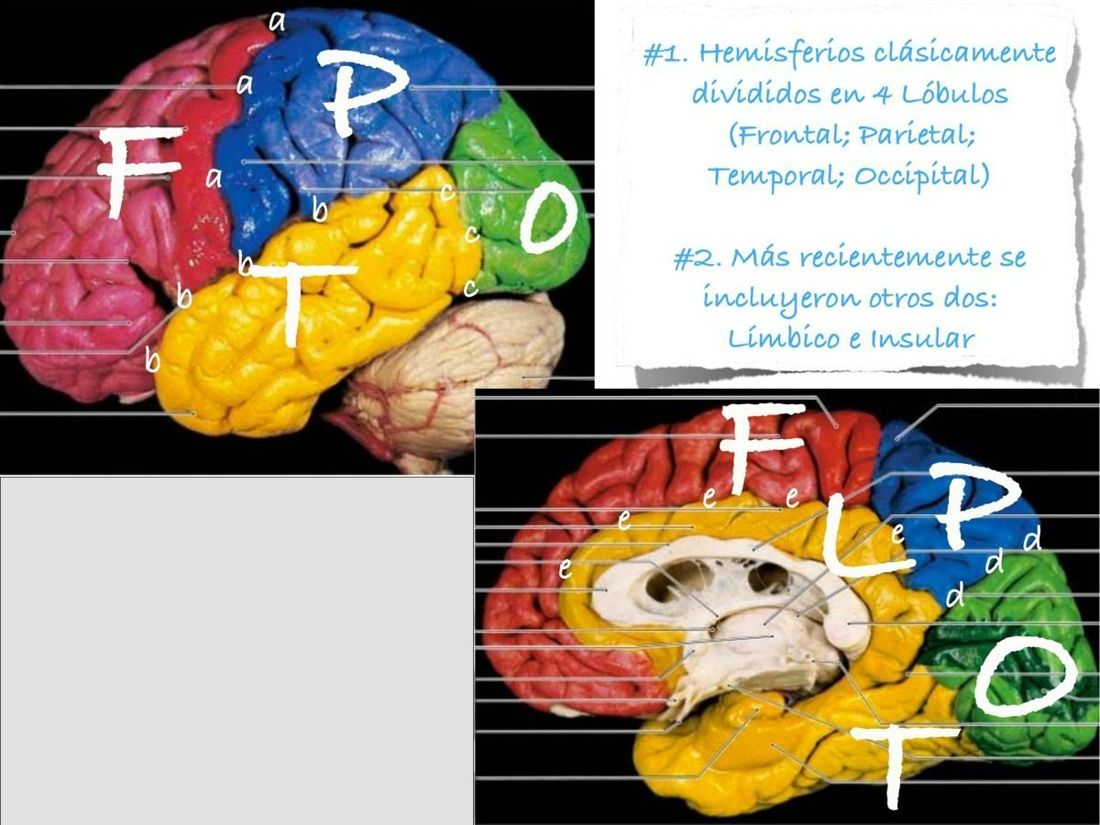
#> input picture anat3_img/c-0054b009-4004-q.jpg, 1100 x 825 px
$ python recortar_imagenes.py ../anat3_img/c-0054b009-4004-q.jpg
#> lines starting #> are read from the running program, lines starting #| are printed output that depends on the picture
#!/usr/bin/env python3
"""Quita las bandas muertas (negras o blancas) de los bordes de las imágenes.

Uso:  python3 tools/recortar_imagenes.py <carpeta o patrón>


Varias vienen de capturas de diapositiva y traen una franja negra abajo o
márgenes blancos enormes. En la pantalla del ejercicio esa franja es alto
desperdiciado, y en el móvil se nota.

Se recorta solo lo que es uniforme de borde a borde, así que nunca se come
un número ni una flecha.
"""
import glob, os, sys
from PIL import Image

def franja_uniforme(px, ancho, y, umbral=12):
    """¿La fila y es de un solo color (negro o blanco)?"""
    primero = px[0, y]
    for x in range(0, ancho, max(1, ancho // 60)):
        c = px[x, y]
        if max(abs(a - b) for a, b in zip(c[:3], primero[:3])) > umbral:
            return False
    # solo se recortan franjas muy oscuras o muy claras
    m = sum(primero[:3]) / 3
    return m < 40 or m > 235

def banda_negra(px, ancho, y, umbral=0.55):
    """¿La fila y es mayoritariamente negra? Es la barra con la que Santi tapa
    la leyenda original: no llega de borde a borde, así que la anterior no la
    pilla."""
    negros = tot = 0
    for x in range(0, ancho, max(1, ancho // 80)):
        c = px[x, y]
        tot += 1
        if sum(c[:3]) / 3 < 45:
            negros += 1
    return tot and negros / tot >= umbral


def marca(c):
    """¿Es el rojo (o el azul) con el que están puestos los números?"""
    r, g, b = c[:3]
    return (r > 120 and g < 90 and b < 90) or (b > 120 and r < 90 and g < 110)


def limites_numeros(px, an, al, margen=30):
    """Primera y última fila donde hay un número, con un poco de aire.

    Es la red de seguridad del recorte: por muy muerta que parezca una franja,
    si tiene un número dentro no se toca. Ya pasó una vez: la barra negra del
    tronco se llevó por delante el número 18.
    """
    pa, pb = None, None
    for y in range(0, al, 2):
        for x in range(0, an, 3):
            if marca(px[x, y]):
                if pa is None:
                    pa = y
                pb = y
                break
    if pa is None:
        return 0, al - 1
    return max(0, pa - margen), min(al - 1, pb + margen)


def recortar(ruta):
#> called with ruta = '../anat3_img/c-0054b009-4004-q.jpg'
    im = Image.open(ruta).convert("RGB")
#> im is the input picture: PIL image 1100x825 RGB; mean R, G, B 163.7, 151.2, 133.8
    px, an, al = im.load(), im.width, im.height
#> an = 1100; al = 825
    tope_a, tope_b = limites_numeros(px, an, al)
    arriba = 0
    while arriba < tope_a and franja_uniforme(px, an, arriba):
        arriba += 1
#> this loop made 0 passes
    abajo = al - 1
    while abajo > tope_b and franja_uniforme(px, an, abajo):
        abajo -= 1
    # segunda pasada: la barra negra con la que se tapa la leyenda
    while abajo > tope_b and banda_negra(px, an, abajo):
        abajo -= 1
#> this loop made 8 passes
    while arriba < tope_a and banda_negra(px, an, arriba):
        arriba += 1
    # y otra vez lo uniforme que haya quedado debajo de la barra
    while abajo > tope_b and franja_uniforme(px, an, abajo):
        abajo -= 1

    if arriba == 0 and abajo == al - 1:
        return 0
    recorte = im.crop((0, arriba, an, abajo + 1))
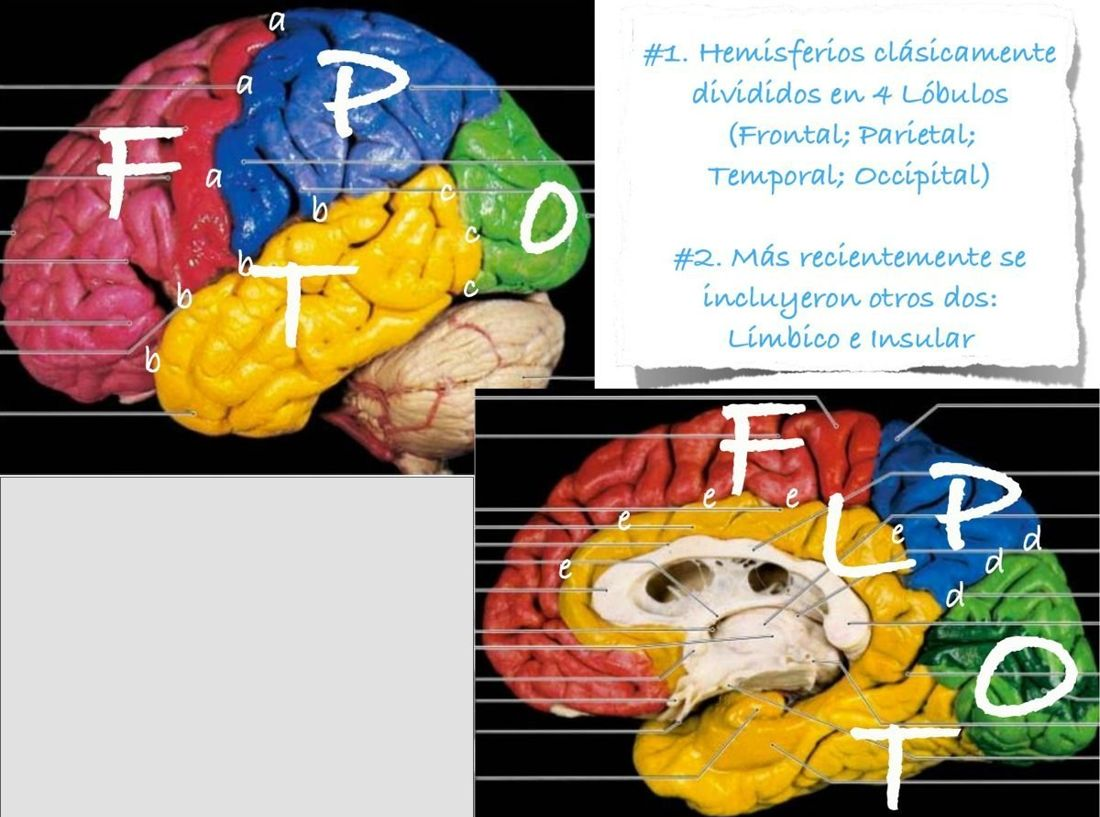
#> recorte: PIL image 1100x817 RGB; mean R, G, B 164.3, 151.7, 134.1
    recorte.save(ruta, quality=88, optimize=True)
    return al - recorte.height

if len(sys.argv) != 2:
    raise SystemExit(__doc__)
patron = sys.argv[1]
if os.path.isdir(patron):
    patron = os.path.join(patron, "*.jpg")

total = 0
for f in sorted(glob.glob(patron)):
    q = recortar(f)
    total += q
    im = Image.open(f)
#> im: PIL image 1100x817 RGB
    print("%-26s %4dx%-4d  %s" % (os.path.basename(f), im.width, im.height,
                                  "-%d px" % q if q else "sin tocar"))
#| c-0054b009-4004-q.jpg      1100x817   -8 px
print("recortados %d px en total" % total)
#| recortados 8 px en total

$ run again, on anat3_img/c-08c76ad5-bafb-t.jpg
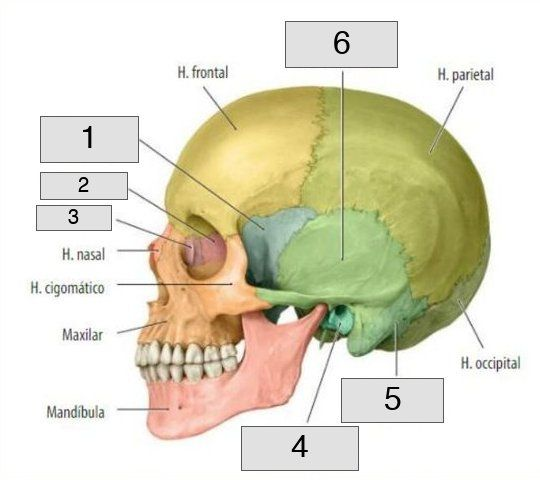
#> input picture anat3_img/c-08c76ad5-bafb-t.jpg, 540 x 480 px
#> in recortar, im is the input picture: PIL image 540x480 RGB; mean R, G, B 224.7, 220.9, 200.4
#> an = 540; al = 480
#> the loop in recortar, `while arriba < tope_a and franja_uniforme(px, an, arriba):` made 19 passes
#> the loop in recortar, `while abajo > tope_b and franja_uniforme(px, an, abajo):` made 9 passes
#> in recortar, `recorte = im.crop((0, arriba, an, abajo + 1))`:
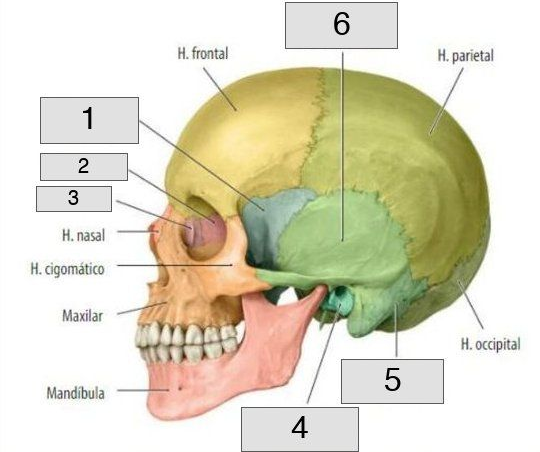
#> recorte: PIL image 540x452 RGB; mean R, G, B 222.9, 218.8, 197.1
#> im: PIL image 540x452 RGB
#| c-08c76ad5-bafb-t.jpg       540x452   -28 px
#| recortados 28 px en total
